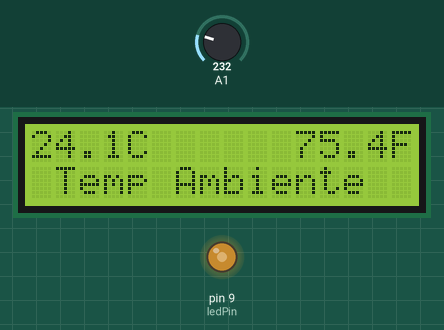
Recording of a sketch running on a simulated Arduino Mega 2560, built for the host (arithmetic inside an expression is 32-bit, double 64-bit). On the bench: 16×2 character LCD, output pins drawn as LEDs (lit = HIGH). The test bench sets the inputs (shaded band); at power-on: A1 = 232. What the sketch prints to the serial monitor is not drawn.

Above: at 7.5 s.
7.6 s: A1 set to 250
At 9.7 s:
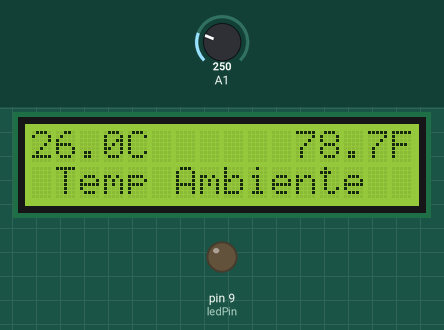
At 13.55 s:
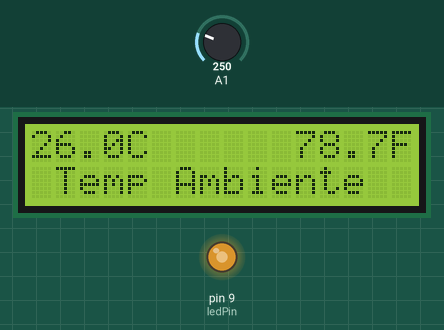
Timing chart, 0 to 16.2 s (numbered marks = the images above; inputs shaded):
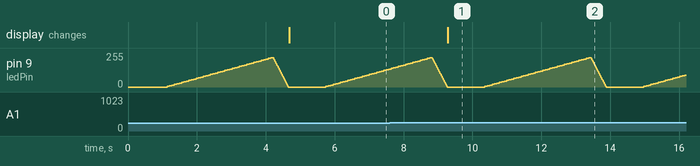

Measured:
- after the input at 7.6 s, the display: changes after 1.7 s (image 1)

The sketch:

Termometro_LM35_LCD_fadingLED.ino
```cpp
// LM35 temp sensor connected to Analogue-in 1, 5volt and ground
// ~2 to ~102 degrees C
//
#include <LiquidCrystal.h>
LiquidCrystal lcd(12, 11, 5, 4, 3, 2); // your LCD pins could be different
int ledPin = 9; // backlight pin
unsigned long total; // readings
float tempC; // Celcius
float tempF; // Fahrenheit
//
void setup() {
  analogReference(INTERNAL); // use the internal ~1.1volt reference, change (INTERNAL) to (INTERNAL1V1) for a Mega
  Serial.begin(115200); // ---set serial monitor to this value---
  //analogWrite(ledPin, 255); // optional dimming
  lcd.begin(16, 2); // shield with 2x16 characters
  lcd.setCursor(0, 0); // first row
  lcd.print("Initializing..."); //info text
  lcd.setCursor(0, 1); // second row
  lcd.print("OK");
  delay(1000); // info display time
}
//
void loop() {

  for (int fadeValue = 0 ; fadeValue <= 220; fadeValue += 5) {
    // sets the value (range from 0 to 255):
    analogWrite(ledPin, fadeValue);
    // wait for 30 milliseconds to see the dimming effect
    delay(70);
    }

// fade out from max to min in increments of 5 points:
  for (int fadeValue = 220 ; fadeValue >= 0; fadeValue -= 5) {
    // sets the value (range from 0 to 255):
    analogWrite(ledPin, fadeValue);
    // wait for 30 milliseconds to see the dimming effect
    delay(10);
  }


  analogRead(1); // one unused reading
  for (int x = 0; x < 50; x++) { // 50 readings for averaging
    total = total + analogRead(1); // add each value to a total
  }
  // convert value to temp
  tempC = total * 0.00207617; // calibration maths, depends on actual Vref, (0.001953125 * Vref in volts)
  tempF = tempC * 1.8 + 32; // Fahrenheit conversion
  // print to LCD
  if (total == 51150) { // 50*1023
    lcd.clear();
    lcd.setCursor(0, 0);
    lcd.print("---TOO HOT---");
  }
  else {
    lcd.clear();
    lcd.setCursor(0, 0); // first row
    lcd.print(tempC, 1); // two decimal places
    lcd.setCursor(4, 0); // position 6, first row
    lcd.print("C");
    lcd.setCursor(11, 0); // second row
    lcd.print(tempF, 1); // one decimal place
    lcd.setCursor(15, 0); // position 6, second row
    lcd.print("F");
    lcd.setCursor(1, 1); // position 6, first row
    lcd.print("Temp Ambiente");
  }
  // print to serial monitor
  Serial.print("Raw average = ");
  Serial.print(total * 0.02, 1); // 1/50 of 50 readings, one decimal place
  if (total == 51150) { // max value with 50 readings
    Serial.println("  ----too hot----");
  }
  else {
    Serial.print("   The temperature is  ");
    Serial.print(tempC, 2); // two decimal places
    Serial.print(" Celcius  ");
    Serial.print(tempF, 1); // one decimal place
    Serial.println(" Fahrenheit");
  }
  delay(1000); // slows readings
  total = 0; // reset value
}
```
